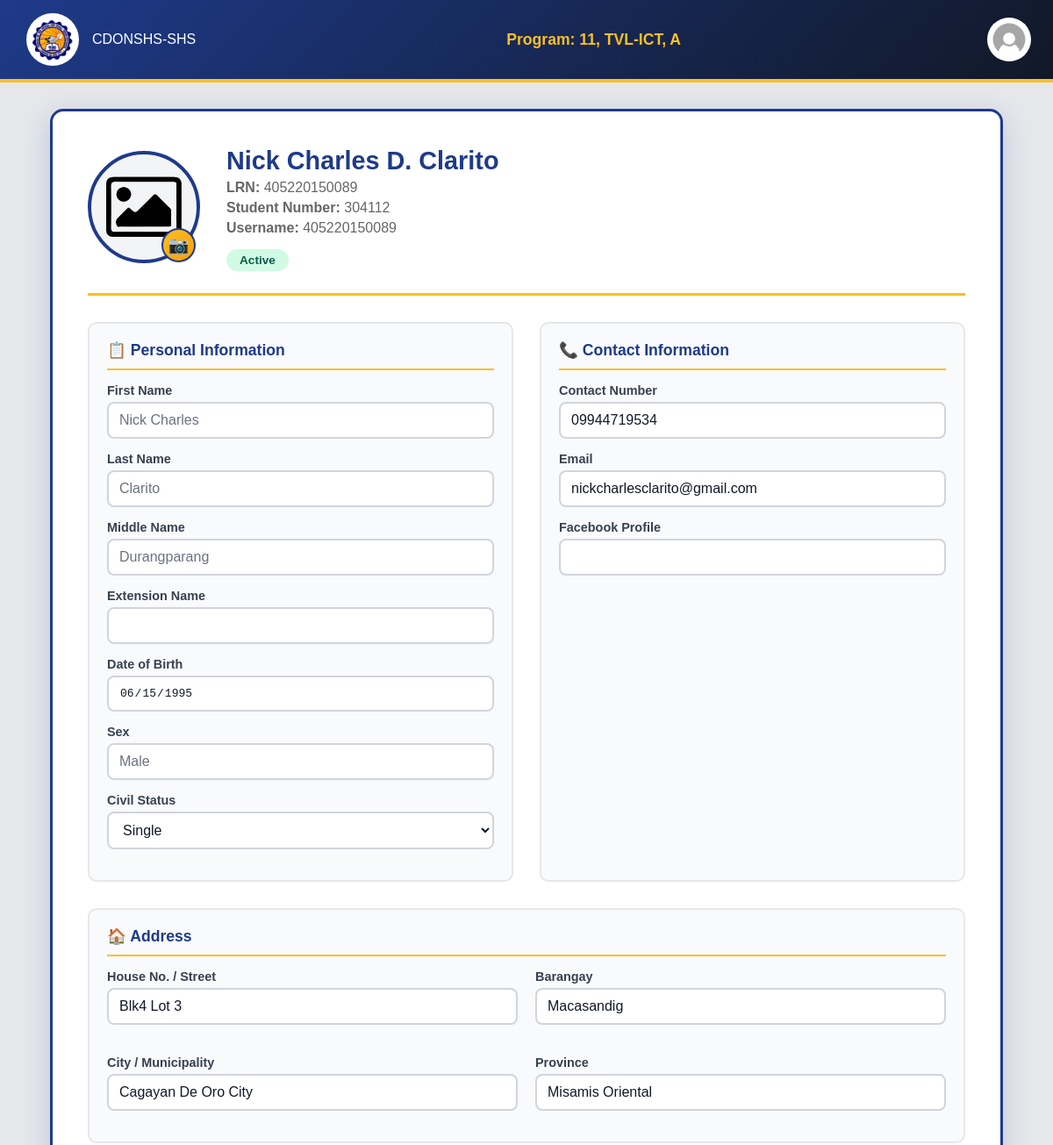
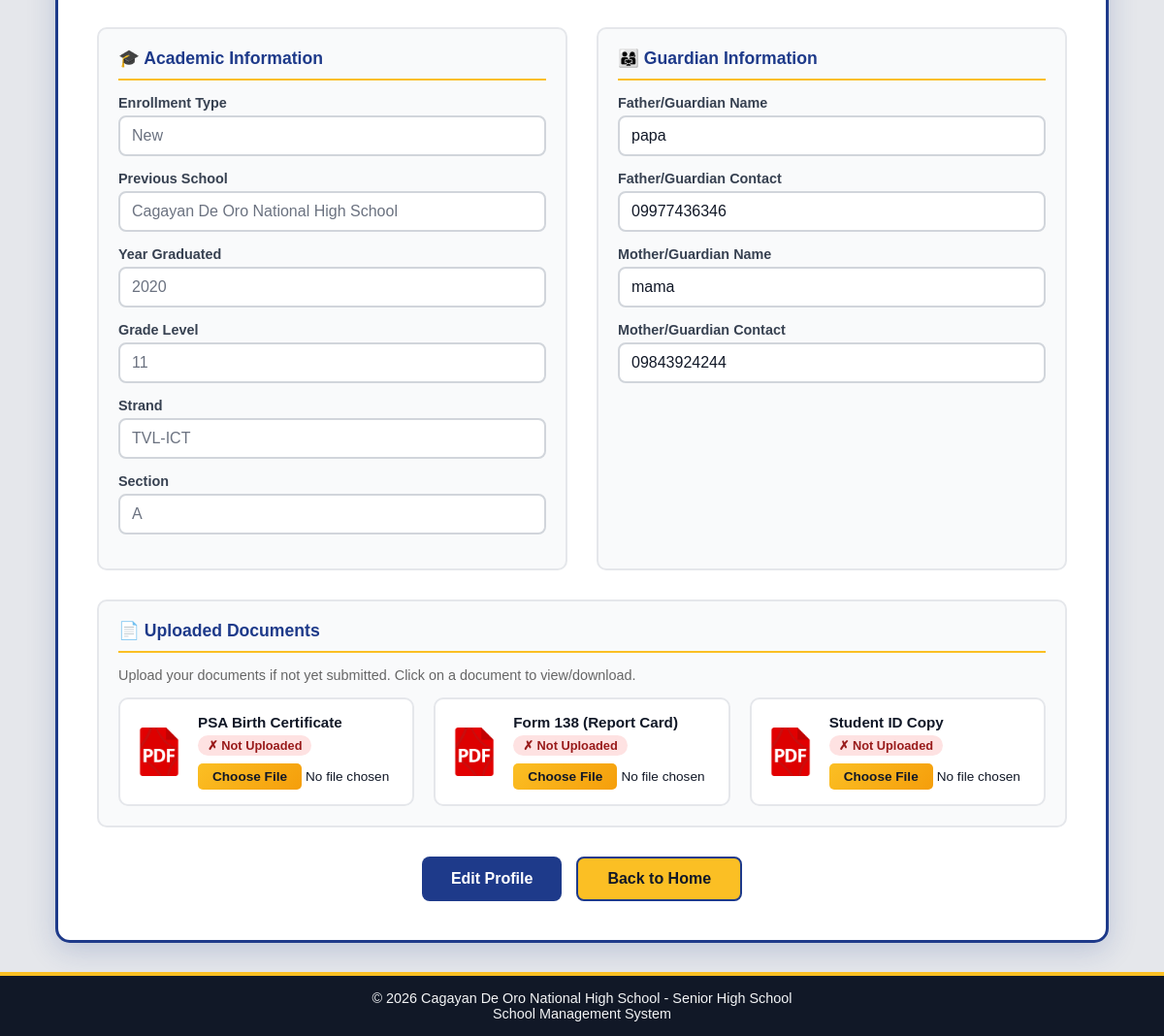
The page /Website_Files/Student_Files/profile_page.php (signed in) on the database its author committed (2 pictures, top to bottom).
### tables this page shows
CREATE TABLE `student_strand` (
  `student_strand_id` int(11) NOT NULL,
  `student_id` int(10) NOT NULL,
  `strand_id` int(11) NOT NULL,
  `grade_level` int(2) NOT NULL,
  `section_id` int(11) NOT NULL
);

CREATE TABLE `strands` (
  `strand_id` int(11) NOT NULL,
  `strand_name` varchar(30) NOT NULL
);

CREATE TABLE `section` (
  `section_id` int(11) NOT NULL,
  `section_name` varchar(30) NOT NULL,
  `grade_level` int(2) NOT NULL,
  `strand_id` int(11) NOT NULL
);

CREATE TABLE `students` (
  `student_id` int(11) NOT NULL,
  `user_id` int(11) NOT NULL,
  `application_id` int(11) NOT NULL,
  `student_number` int(11) NOT NULL,
  `enrollment_status` enum('Active','Inactive','Graduated','Transferred') DEFAULT 'Active',
  `date_enrolled` date NOT NULL DEFAULT curdate(),
  `enlistment_status` enum('Not Enlisted','Pending','Enlisted','Rejected','Promoted') DEFAULT 'Not Enlisted',
  `school_year` varchar(9) DEFAULT NULL
);

CREATE TABLE `student_applications` (
  `application_id` int(11) NOT NULL,
  `first_name` varchar(100) NOT NULL,
  `last_name` varchar(100) NOT NULL,
  `middle_name` varchar(100) DEFAULT NULL,
  `extension_name` varchar(20) DEFAULT NULL,
  `lrn` varchar(12) NOT NULL,
  `date_of_birth` date NOT NULL,
  `sex` enum('male','female') NOT NULL,
  `civil_status` enum('single','married','divorced','widowed') NOT NULL,
  `house_number_street` varchar(255) NOT NULL,
  `barangay` varchar(100) NOT NULL,
  `city_municipality` varchar(100) NOT NULL,
  `province` varchar(100) NOT NULL,
  `contact_number` varchar(20) NOT NULL,
  `email` varchar(150) NOT NULL,
  `facebook_profile` varchar(255) DEFAULT NULL,
  `current_school` varchar(255) NOT NULL,
  `school_classification` enum('public','private') NOT NULL,
  `enrollment_type` enum('New','Transferee','Balik-Eskwela') NOT NULL DEFAULT 'New',
  `year_graduated` year(4) NOT NULL,
  `father_guardian_name` varchar(150) NOT NULL,
  `father_guardian_contact` varchar(20) NOT NULL,
  `mother_guardian_name` varchar(150) NOT NULL,
  `mother_guardian_contact` varchar(20) NOT NULL,
  `psa_birth_certificate` varchar(255) DEFAULT NULL,
  `form_138` varchar(255) DEFAULT NULL,
  `student_id_copy` varchar(255) DEFAULT NULL,
  `application_status` enum('Pending','Approved','Rejected','Conditionally Approved') DEFAULT 'Pending',
  `remarks` text DEFAULT NULL,
  `date_submitted` timestamp NOT NULL DEFAULT current_timestamp(),
  `profile_image` varchar(255) DEFAULT NULL
);

CREATE TABLE `users` (
  `user_id` int(11) NOT NULL,
  `username` varchar(50) NOT NULL,
  `password` varchar(255) NOT NULL,
  `role_id` int(11) NOT NULL,
  `status` enum('Active','Inactive') DEFAULT 'Active',
  `first_login` tinyint(1) DEFAULT 1
);

### Website_Files/Student_Files/profile_page.php (the view, shortened to what the rows shown need)
<?php
include "../../DB_Connection/Connection.php";
$stmt = $connection->prepare("
    SELECT s.student_id, s.student_number, s.enrollment_status, s.date_enrolled, s.enlistment_status,
           sa.first_name, sa.last_name, sa.middle_name, sa.extension_name,
           sa.lrn, sa.date_of_birth, sa.sex, sa.civil_status,
           sa.house_number_street, sa.barangay, sa.city_municipality, sa.province,
           sa.contact_number, sa.email, sa.facebook_profile,
           sa.current_school, sa.school_classification, sa.enrollment_type, sa.year_graduated,
           sa.father_guardian_name, sa.father_guardian_contact,
           sa.mother_guardian_name, sa.mother_guardian_contact,
           sa.psa_birth_certificate, sa.form_138, sa.student_id_copy,
           sa.profile_image,
           u.username, u.status
    FROM students s
    INNER JOIN users u ON s.user_id = u.user_id
    INNER JOIN student_applications sa ON s.application_id = sa.application_id
    WHERE s.user_id = ?
");
$stmt->bind_param("i", $_SESSION['user_id']);
$stmt->execute();
$result = $stmt->get_result();
$profile = $result->fetch_assoc();
$strandInfo = null;
$stmt = $connection->prepare("
    SELECT st.strand_name, sec.section_name, ss.grade_level
    FROM student_strand ss
    INNER JOIN strands st ON ss.strand_id = st.strand_id
    INNER JOIN section sec ON ss.section_id = sec.section_id
    WHERE ss.student_id = ?
");
$stmt->bind_param("i", $profile['student_id']);
$stmt->execute();
$strandResult = $stmt->get_result();
if ($strandResult->num_rows > 0) {
    $strandInfo = $strandResult->fetch_assoc();
}
$fullName = $profile['first_name'];
if (!empty($profile['middle_name'])) {
    $fullName .= " " . substr($profile['middle_name'], 0, 1) . ".";
}
$fullName .= " " . $profile['last_name'];
?>
<!DOCTYPE html>
<html lang="en">
<head>
    <link rel="stylesheet" href="../../Design/main_design.css">
    <link rel="stylesheet" href="../../Design/profile_dropdown.css">
    <link rel="stylesheet" href="../../Design/profile_page_design.css">
</head>
<body>
<div class="header">
    <div class="left">
        <img src="../../Assets/LOGO.png" alt="CDONSHS Logo">
        <span>CDONSHS-SHS</span>
    </div>
    <?php include "../../Back_End_Files/PHP_Files/get_student_program.php"; ?>
    <div class="center">
         Program:
        <?php if ($isEnlisted): ?>
        <?php echo htmlspecialchars($gradeLevel); ?>,
        <?php echo htmlspecialchars($strandName); ?>,
        <?php echo htmlspecialchars($sectionName); ?>
        <?php elseif($isPending):?>
            Pending Enlistment
        <?php elseif($isRejected):?>
            Rejected Enlistment
        <?php elseif($Promoted):?>
            Promoted
        <?php else: ?>
            Not enrolled yet
        <?php endif; ?>
    </div>
    <div class="right">
        <button class="profile-btn" type="button">
        </button>
    </div>
</div>
<div class="profile-container">
    <div class="profile-box">
        <form action="../../Back_End_Files/PHP_Files/student_profile_backend.php" method="POST" id="profileForm" enctype="multipart/form-data">
            <div class="profile-header">
                <div class="profile-header-info">
                    <h2><?php echo htmlspecialchars($fullName); ?></h2>
                    <p><strong>LRN:</strong> <?php echo htmlspecialchars($profile['lrn']); ?></p>
                    <p><strong>Student Number:</strong> <?php echo htmlspecialchars($profile['student_number']); ?></p>
                    <p><strong>Username:</strong> <?php echo htmlspecialchars($profile['username']); ?></p>
                    <span class="profile-status status-<?php echo strtolower($profile['enrollment_status']); ?>">
                        <?php echo htmlspecialchars($profile['enrollment_status']); ?>
                    </span>
                </div>
            </div>
            <div class="profile-content view-mode" id="profileContent">
                <div class="profile-section">
                    <div class="profile-field">
                        <label>First Name</label>
                        <input type="text" name="first_name" value="<?php echo htmlspecialchars($profile['first_name']); ?>" disabled>
                    </div>
                    <div class="profile-field">
                        <label>Last Name</label>
                        <input type="text" name="last_name" value="<?php echo htmlspecialchars($profile['last_name']); ?>" disabled>
                    </div>
                    <div class="profile-field">
                        <label>Middle Name</label>
                        <input type="text" name="middle_name" value="<?php echo htmlspecialchars($profile['middle_name'] ?? ''); ?>" disabled>
                    </div>
                    <div class="profile-field">
                        <label>Date of Birth</label>
                        <input type="date" name="date_of_birth" value="<?php echo $profile['date_of_birth']; ?>">
                    </div>
                    <div class="profile-field">
                        <label>Sex</label>
                        <input type="text" value="<?php echo ucfirst($profile['sex']); ?>" disabled>
                    </div>
                    <div class="profile-field">
                        <label>Civil Status</label>
                        <select name="civil_status">
                            <option value="single" <?php echo $profile['civil_status'] == 'single' ? 'selected' : ''; ?>>Single</option>
                        </select>
                    </div>
                </div>
                <div class="profile-section">
                    <div class="profile-field">
                        <label>Contact Number</label>
                        <input type="tel" name="contact_number" value="<?php echo htmlspecialchars($profile['contact_number']); ?>" required>
                    </div>
                    <div class="profile-field">
                        <label>Email</label>
                        <input type="email" name="email" value="<?php echo htmlspecialchars($profile['email']); ?>" required>
                    </div>
                </div>
                <div class="profile-section full-width">
                    <div style="display: grid; grid-template-columns: 1fr 1fr; gap: 20px;">
                        <div class="profile-field">
                            <label>House No. / Street</label>
                            <input type="text" name="house_number_street" value="<?php echo htmlspecialchars($profile['house_number_street']); ?>" required>
                        </div>
                        <div class="profile-field">
                            <label>Barangay</label>
                            <input type="text" name="barangay" value="<?php echo htmlspecialchars($profile['barangay']); ?>" required>
                        </div>
                        <div class="profile-field">
                            <label>City / Municipality</label>
                            <input type="text" name="city_municipality" value="<?php echo htmlspecialchars($profile['city_municipality']); ?>" required>
                        </div>
                        <div class="profile-field">
                            <label>Province</label>
                            <input type="text" name="province" value="<?php echo htmlspecialchars($profile['province']); ?>" required>
                        </div>
                    </div>
                </div>
                <div class="profile-section">
                    <div class="profile-field">
                        <label>Enrollment Type</label>
                        <input type="text" value="<?php echo htmlspecialchars($profile['enrollment_type']); ?>" disabled>
                    </div>
                    <div class="profile-field">
                        <label>Previous School</label>
                        <input type="text" value="<?php echo htmlspecialchars($profile['current_school']); ?>" disabled>
                    </div>
                    <div class="profile-field">
                        <label>Year Graduated</label>
                        <input type="text" value="<?php echo htmlspecialchars($profile['year_graduated']); ?>" disabled>
                    </div>
                    <?php if ($strandInfo): ?>
                    <div class="profile-field">
                        <label>Grade Level</label>
                        <input type="text" value="<?php echo htmlspecialchars($strandInfo['grade_level']); ?>" disabled>
                    </div>
                    <div class="profile-field">
                        <label>Strand</label>
                        <input type="text" value="<?php echo htmlspecialchars($strandInfo['strand_name']); ?>" disabled>
                    </div>
                    <div class="profile-field">
                        <label>Section</label>
                        <input type="text" value="<?php echo htmlspecialchars($strandInfo['section_name']); ?>" disabled>
                    </div>
                    <?php endif; ?>
                </div>
                <div class="profile-section">
                    <div class="profile-field">
                        <label>Father/Guardian Name</label>
                        <input type="text" name="father_guardian_name" value="<?php echo htmlspecialchars($profile['father_guardian_name']); ?>" required>
                    </div>
                    <div class="profile-field">
                        <label>Father/Guardian Contact</label>
                        <input type="tel" name="father_guardian_contact" value="<?php echo htmlspecialchars($profile['father_guardian_contact']); ?>" required>
                    </div>
                    <div class="profile-field">
                        <label>Mother/Guardian Name</label>
                        <input type="text" name="mother_guardian_name" value="<?php echo htmlspecialchars($profile['mother_guardian_name']); ?>" required>
                    </div>
                    <div class="profile-field">
                        <label>Mother/Guardian Contact</label>
                        <input type="tel" name="mother_guardian_contact" value="<?php echo htmlspecialchars($profile['mother_guardian_contact']); ?>" required>
                    </div>
                </div>
            </div>
        </form>
    </div>
</div>
</body>
</html>

### rows shown on the page
student_strand: grade_level "11", strand.strand_name "TVL-ICT", section.section_name "A"
students: application.last_name "Nick Charles D. Clarito", application.lrn "405220150089", student_number "304112", user.username "405220150089", enrollment_status "Active", first_name "Nick Charles", last_name "Clarito", middle_name "Durangparang", date_of_birth "06/15/1995", application.sex "Male", contact_number "09944719534", email "nickcharlesclarito@gmail.com", house_number_street "Blk4 Lot 3", barangay "Macasandig", city_municipality "Cagayan De Oro City", province "Misamis Oriental", application.enrollment_type "New", application.current_school "Cagayan De Oro National High School", application.year_graduated "2020", father_guardian_name "papa", father_guardian_contact "09977436346", mother_guardian_name "mama", mother_guardian_contact "09843924244"
student_applications: civil_status "Single"
